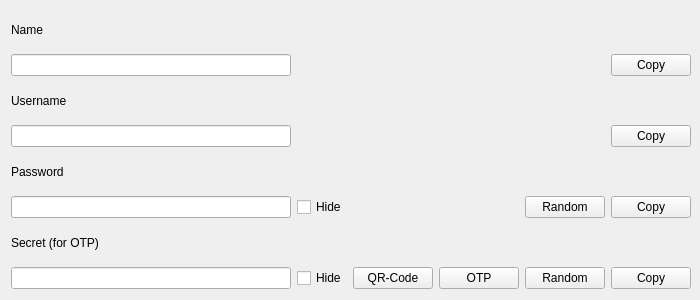
             <widget class="QWidget" name="widget_pws" native="true">
              <property name="sizePolicy">
               <sizepolicy hsizetype="Fixed" vsizetype="Fixed">
                <horstretch>0</horstretch>
                <verstretch>0</verstretch>
               </sizepolicy>
              </property>
              <property name="minimumSize">
               <size>
                <width>700</width>
                <height>300</height>
               </size>
              </property>
              <property name="maximumSize">
               <size>
                <width>703</width>
                <height>16777215</height>
               </size>
              </property>
              <layout class="QGridLayout" name="gridLayout">
               <property name="rightMargin">
                <number>9</number>
               </property>
               <item row="5" column="1">
                <widget class="QCheckBox" name="show_hide">
                 <property name="text">
                  <string>Hide</string>
                 </property>
                 <property name="checkable">
                  <bool>true</bool>
                 </property>
                </widget>
               </item>
               <item row="7" column="3">
                <widget class="QPushButton" name="pushButton_4">
                 <property name="text">
                  <string>QR-Code</string>
                 </property>
                </widget>
               </item>
               <item row="0" column="0">
                <widget class="QLabel" name="label_17">
                 <property name="text">
                  <string>Name</string>
                 </property>
                </widget>
               </item>
               <item row="1" column="6">
                <widget class="QPushButton" name="copy_1">
                 <property name="sizePolicy">
                  <sizepolicy hsizetype="Fixed" vsizetype="Fixed">
                   <horstretch>0</horstretch>
                   <verstretch>0</verstretch>
                  </sizepolicy>
                 </property>
                 <property name="text">
                  <string>Copy</string>
                 </property>
                 <property name="checkable">
                  <bool>false</bool>
                 </property>
                </widget>
               </item>
               <item row="7" column="5">
                <widget class="QPushButton" name="pushButton_7">
                 <property name="text">
                  <string>Random</string>
                 </property>
                </widget>
               </item>
               <item row="5" column="0">
                <widget class="QLineEdit" name="PWS_EditPassword">
                 <property name="accessibleName">
                  <string>Password:</string>
                 </property>
                </widget>
               </item>
               <item row="6" column="0">
                <widget class="QLabel" name="label_22">
                 <property name="text">
                  <string>Secret (for OTP)</string>
                 </property>
                </widget>
               </item>
               <item row="2" column="0">
                <widget class="QLabel" name="label_18">
                 <property name="text">
                  <string>Username</string>
                 </property>
                </widget>
               </item>
               <item row="7" column="6">
                <widget class="QPushButton" name="copy_4">
                 <property name="sizePolicy">
                  <sizepolicy hsizetype="Fixed" vsizetype="Fixed">
                   <horstretch>0</horstretch>
                   <verstretch>0</verstretch>
                  </sizepolicy>
                 </property>
                 <property name="text">
                  <string>Copy</string>
                 </property>
                 <property name="checkable">
                  <bool>false</bool>
                 </property>
                </widget>
               </item>
               <item row="3" column="0">
                <widget class="QLineEdit" name="PWS_EditLoginName">
                 <property name="accessibleName">
                  <string>Login name:</string>
                 </property>
                </widget>
               </item>
               <item row="4" column="0">
                <widget class="QLabel" name="label_19">
                 <property name="text">
                  <string>Password</string>
                 </property>
                </widget>
               </item>
               <item row="7" column="1">
                <widget class="QCheckBox" name="show_hide_2">
                 <property name="text">
                  <string>Hide</string>
                 </property>
                 <property name="checkable">
                  <bool>true</bool>
                 </property>
                </widget>
               </item>
               <item row="1" column="0">
                <widget class="QLineEdit" name="PWS_EditSlotName">
                 <property name="accessibleName">
                  <string>Slot name:</string>
                 </property>
                </widget>
               </item>
               <item row="5" column="6" alignment="Qt::AlignRight">
                <widget class="QPushButton" name="copy_3">
                 <property name="sizePolicy">
                  <sizepolicy hsizetype="Fixed" vsizetype="Fixed">
                   <horstretch>0</horstretch>
                   <verstretch>0</verstretch>
                  </sizepolicy>
                 </property>
                 <property name="accessibleDescription">
                  <string/>
                 </property>
                 <property name="text">
                  <string>Copy</string>
                 </property>
                 <property name="checkable">
                  <bool>false</bool>
                 </property>
                </widget>
               </item>
               <item row="3" column="6">
                <widget class="QPushButton" name="copy_2">
                 <property name="sizePolicy">
                  <sizepolicy hsizetype="Fixed" vsizetype="Fixed">
                   <horstretch>0</horstretch>
                   <verstretch>0</verstretch>
                  </sizepolicy>
                 </property>
                 <property name="text">
                  <string>Copy</string>
                 </property>
                 <property name="checkable">
                  <bool>false</bool>
                 </property>
                </widget>
               </item>
               <item row="7" column="0">
                <widget class="QLineEdit" name="PWS_EditOTP"/>
               </item>
               <item row="5" column="5">
                <widget class="QPushButton" name="pushButton_11">
                 <property name="text">
                  <string>Random</string>
                 </property>
                </widget>
               </item>
               <item row="7" column="4" alignment="Qt::AlignRight">
                <widget class="QPushButton" name="pushButton_otp_copy">
                 <property name="text">
                  <string>OTP</string>
                 </property>
                </widget>
               </item>
              </layout>
             </widget>
